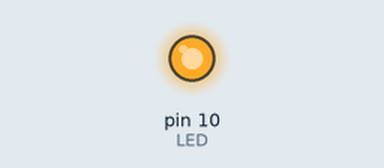
Bench run of a sketch on a simulated Arduino Uno, built with avr-gcc and run on an emulated ATmega328P. On the bench: output pins drawn as LEDs (lit = HIGH).

Above: at 1.2 s.
At 3.7 s:
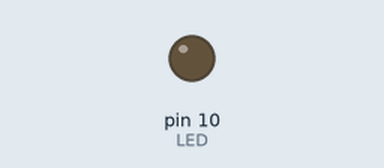
Timing chart, 0 to 6.5 s (numbered marks = the images above):
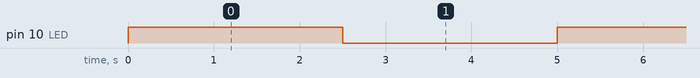

The sketch:

E01_Blinking_LED.ino
```cpp
// Example 01 : Blinking LED

const int LED = 10; // digital pin 10

void setup()
{
  pinMode(LED, OUTPUT);

}

void loop()
{
  digitalWrite(LED, HIGH);
  delay(2500);
  digitalWrite(LED, LOW);
  delay(2500);
}
```

Measured:
- by itself, pin 10 (LED): alternates HIGH for 2.5 s and LOW for 2.5 s
